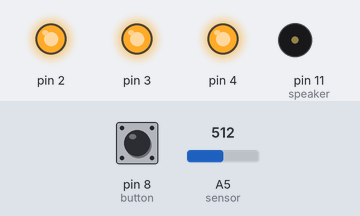
Simulated run of this sketch. Board: Arduino Uno, built with avr-gcc and run on an emulated ATmega328P. On the bench: output pins drawn as LEDs (lit = HIGH), buzzer (waves = sounding). Dashed ring = blinking. The test bench sets the inputs (shaded band); at power-on: A5 (sensor) = 512, pin 8 (button) LOW.

Above: at 1.2 s.
1.3 s: A5 (sensor) set to 109
2.8 s: A5 (sensor) set to 89
At 4.9 s:
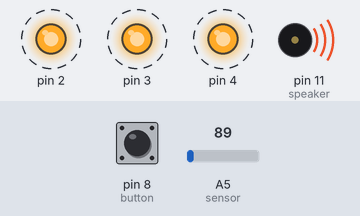
5.8 s: pin 8 (button) pulled HIGH for 1 s
8.8 s: pin 8 (button) pulled HIGH for 0.15 s
At 10.4 s:
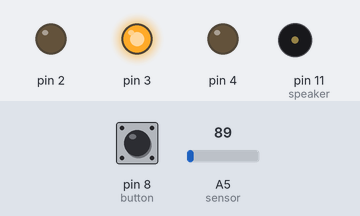
10.7 s: pin 8 (button) pulled HIGH for 3.2 s
At 11.0 s:
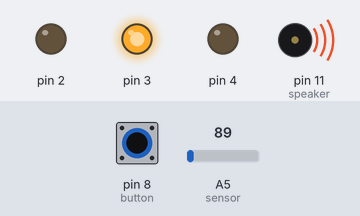
Timing chart, 0 to 16.4 s (numbered marks = the images above; inputs shaded):
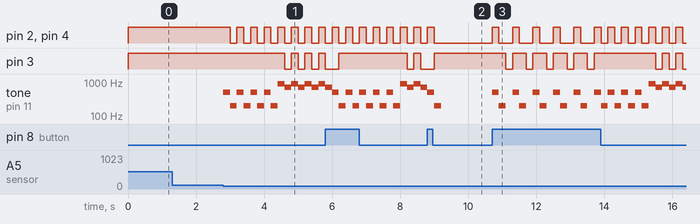

Measured:
- the behaviour switches between 100 and 99 on A5 (sensor) (found by bisection; images 0 and 1)
- after the input at 1.3 s, every drawn part: stays the same
- after the input at 2.8 s, pin 2: alternates HIGH for 0.20 s and LOW for 0.20 s, starting after 0.20 s; pin 3: alternates HIGH for 0.20 s and LOW for 0.20 s, starting after 1.8 s
- after the input at 8.8 s, pin 2, pin 4: goes on until 9.0 s, then stays LOW
- after the input at 10.7 s, pin 2: goes 5 × (HIGH 0.20 s, LOW 0.40 s), 6 × (HIGH 0.20 s, LOW 0.20 s), HIGH 0.20 s, then LOW, starting at once; pin 3: HIGH → LOW after 0.40 s, → HIGH 0.20 s later, → LOW 0.40 s later, → HIGH 0.20 s later, … (15 changes in this stretch)

The sketch:

project_part2_code.ino
```cpp
/* author: Hannah Riedman
This code allows a user to set up their own alarm system. The sensor data is analog so
whenever the sensorvalue is below 100, that means motion is detected by the sensor.
The intruder will get 3 warning alarms before the alarm is set off. The code handles this
with the warningcount varible. Once the warningcount is greater than 3, the alarm code will
loop until the user resets the data. You can reset the data by toggling on and off the alarm with
the button.
*/


int sensor = A5; //  analog motion sensor port
int speaker = 11; // pin where the speaker is
int button = 8; // pin where the button is

int buttonvalue = 0; // digital value
int sensorvalue; //  analog value

long lastDebounceTime = 0;  // handles debouncing
long debounceDelay = 200;  // handles debouncing

int warningcount = 0; // holds the amount of times an intruder has set off warning

boolean buttonpressed =  false; // if button has been pressed or not
boolean systemOn = true; // if the system is on

void setup() { // the only setup we need is to inilaize the LED pins and the button

  pinMode(button, INPUT); // initlize the button

  for(int pinNumber =2; pinNumber <5; pinNumber++){ //initalize the LEDs
    pinMode(pinNumber, OUTPUT);
    digitalWrite(pinNumber,LOW);
  }

}

void loop() {
  buttonvalue = digitalRead(button);
  buttonPressed();

 if (systemOn) { // if the system is on then detect motion
     sensorvalue = analogRead(sensor);

    if (sensorvalue < 100) { // if motion is detected
      while (warningcount > 3) { // if motion has been detected more than 3 times then set off alarm
        buttonvalue = digitalRead(button);
        buttonPressed(); // check to see if button is pressed
        if (systemOn) { // if system has not been turned off, contunue the alarm
           alarm();
        } else { // if system has been turned off then reset warningcount to get out of loop
          lightsOFF(); // turn off the lights
          warningcount = 0;
        }

      }
      warningcount = warningcount+1; //increase the warningcount varible
      warning(); // set off a warning

    } else { // if no motion is detected
       lightsON(); // when no motion is detected, the lights are reset to all on
    }
  }


}

void buttonPressed() { // this will analyze if the button is being pressed


  if ( (millis() - lastDebounceTime) > debounceDelay) { // accounts for debouncing
      if (buttonvalue == HIGH && buttonpressed == false) { // if button is pressed and system is on
        systemOn = false; // set system to off
        lightsOFF(); // turn off all the lights
        buttonpressed = true; // set buttonpressed to true so next button press will turn system on
        lastDebounceTime = millis(); //set the current time
      } else if (buttonvalue == HIGH && buttonpressed == true) { // if button was pressed and system was previoulsy turned off
        systemOn = true; // turn on system
        lightsON(); // turn on the all the lights
        buttonpressed = false; // set buttonpressed to false so next button press will turn system off
        warningcount = 0; // reset warningcount
        lastDebounceTime = millis(); // set the current time
      }
  }

}

void alarm() { // serious alarm when someone has taken snack
    digitalWrite(2,HIGH);
    digitalWrite(4,HIGH);
    digitalWrite(3,HIGH);
    tone(speaker,900,200);
    delay(200);
    digitalWrite(2,LOW);
    digitalWrite(4,LOW);
    digitalWrite(3,LOW);
    tone(speaker,700,200);
    delay(200);
}


void warning() { // what to do when sensor is tripped
    digitalWrite(2,HIGH);
    digitalWrite(4,HIGH);
    tone(speaker,500,200);
    delay(200);
    digitalWrite(2,LOW);
    digitalWrite(4,LOW);
    digitalWrite(3,HIGH);
    tone(speaker,200,200);
    delay(200);
}


void lightsON() { // this turns on all the LEDS
    for(int pinNumber =2; pinNumber <5; pinNumber++){
       digitalWrite(pinNumber,HIGH);
    }
}

void lightsOFF() { // this turns off all the LEDS
    for(int pinNumber =2; pinNumber <5; pinNumber++){
       digitalWrite(pinNumber,LOW);
    }
}
```
